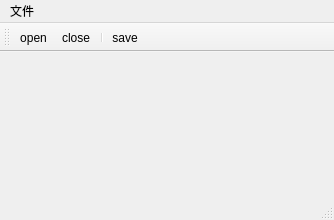
<?xml version="1.0" encoding="UTF-8"?>
<ui version="4.0">
 <class>MainWindow</class>
 <widget class="QMainWindow" name="MainWindow">
  <property name="geometry">
   <rect>
    <x>0</x>
    <y>0</y>
    <width>334</width>
    <height>220</height>
   </rect>
  </property>
  <property name="windowTitle">
   <string>MainWindow</string>
  </property>
  <widget class="QWidget" name="centralwidget"/>
  <widget class="QMenuBar" name="menubar">
   <property name="geometry">
    <rect>
     <x>0</x>
     <y>0</y>
     <width>334</width>
     <height>22</height>
    </rect>
   </property>
   <widget class="QMenu" name="menu">
    <property name="title">
     <string>文件</string>
    </property>
    <addaction name="actionopen"/>
    <addaction name="actionclose"/>
    <addaction name="separator"/>
    <addaction name="actionsave"/>
   </widget>
   <addaction name="menu"/>
  </widget>
  <widget class="QStatusBar" name="statusbar"/>
  <widget class="QToolBar" name="toolBar">
   <property name="windowTitle">
    <string>toolBar</string>
   </property>
   <attribute name="toolBarArea">
    <enum>TopToolBarArea</enum>
   </attribute>
   <attribute name="toolBarBreak">
    <bool>false</bool>
   </attribute>
   <addaction name="actionopen"/>
   <addaction name="actionclose"/>
   <addaction name="separator"/>
   <addaction name="actionsave"/>
  </widget>
  <action name="actionopen">
   <property name="text">
    <string>open</string>
   </property>
   <property name="shortcut">
    <string>Ctrl+O</string>
   </property>
  </action>
  <action name="actionclose">
   <property name="text">
    <string>close</string>
   </property>
   <property name="shortcut">
    <string>Ctrl+C</string>
   </property>
  </action>
  <action name="actionsave">
   <property name="text">
    <string>save</string>
   </property>
   <property name="shortcut">
    <string>Ctrl+S</string>
   </property>
  </action>
 </widget>
 <resources/>
 <connections/>
</ui>
